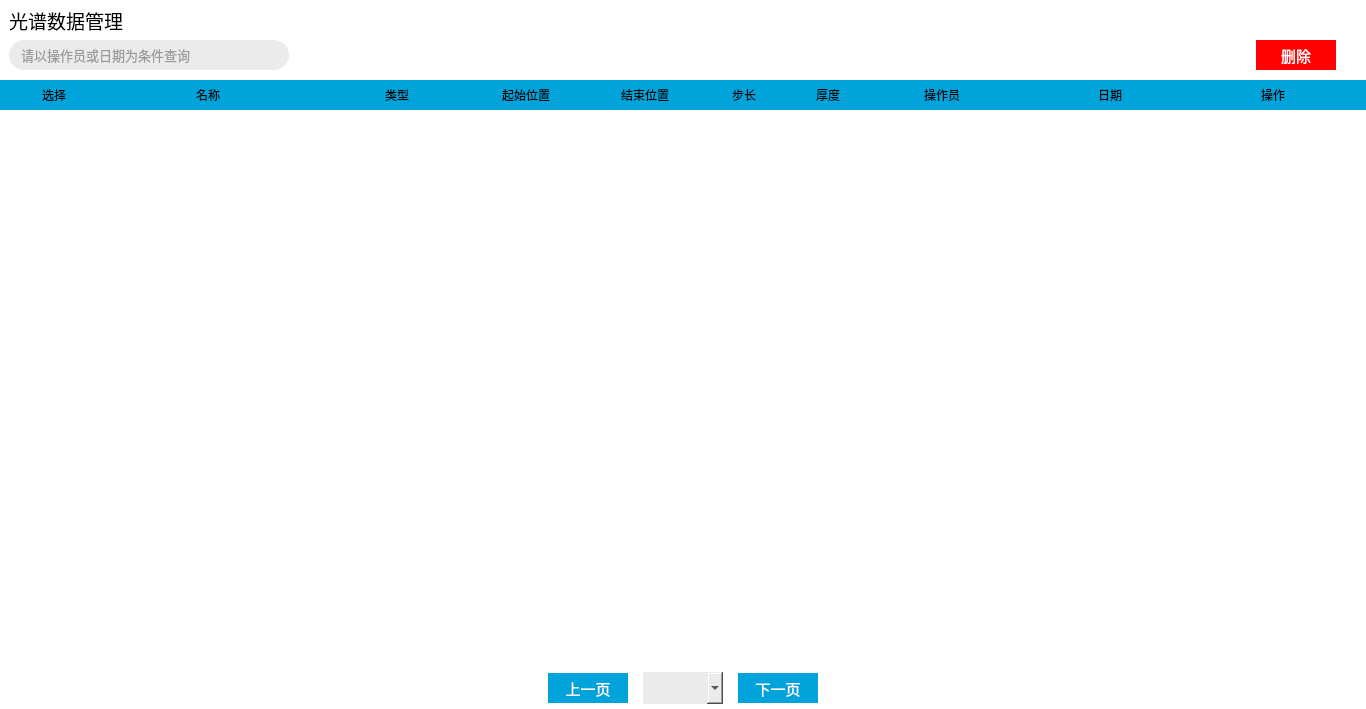
<?xml version="1.0" encoding="UTF-8"?>
<ui version="4.0">
 <class>Form</class>
 <widget class="QWidget" name="Form">
  <property name="geometry">
   <rect>
    <x>0</x>
    <y>0</y>
    <width>1366</width>
    <height>709</height>
   </rect>
  </property>
  <property name="windowTitle">
   <string>Form</string>
  </property>
  <property name="styleSheet">
   <string notr="true">QGroupBox{border:none;background-color:#FFFFFF;}
QPushButton{font-family:&quot;宋体&quot;;font-size:11pt;color:white;background:transparent;}
QCheckBox{background:transparent;margin-left:5px;}
QScrollArea{border:none;background:transparent;}
#scrollAreaWidgetContents{background-color:#FFFFFF;}
#lineSearch{background-color:#FFEBEBEB;color:#FF4D4D4D;border-radius: 15px; border: 2px; padding:0 0 0 10;}
#btnGpDataDel{background-color: rgb(255,62,62);}
#gbxGpDataTableHeader{background-color: #FF00A3DA;}
#gbxGpDataTableHeader QLabel{qproperty-alignment: 'AlignHCenter|AlignVCenter';font-size:9pt;text-align:left}
QListWidget{border:none;background:transparent;}
QListWidget::item{border-bottom:1px solid black;}
QListWidget::item .QLabel{qproperty-alignment: 'AlignHCenter|AlignVCenter';font-size:9pt;text-align:left;}
QListWidget::item .QPushButton{ font-size:9pt;}

QListWidget::item:hover{background-color:#e5f3ff;}
QListWidget::item:pressed{background-color:#cde8ff;color:#FF4D4D4D}

#btnGpDataDel{background-color: rgb(255, 2, 2);border:none;}
#btnGpDataDel:hover{background-color:rgb(255, 111, 92);}
#btnPrev{background-color:#FF00A3DA;border:none;}
#btnPrev:hover{background-color:#8F00A3DA;}
#btnNext{background-color:#FF00A3DA;border:none;}
#btnNext:hover{background-color:#8F00A3DA;}

QScrollBar{border:none;background:transparent;}
QScrollBar:vertical {width: 5px;}
QScrollBar:vertical{width:5px;background:#FFFFFF; margin:0px,0px,0px,0px;padding-top:0px;padding-bottom:0px;}
QScrollBar::handle:vertical{width:5px;background:transparent;border-radius:4px;min-height:60;}
QScrollBar::handle:vertical:hover{width:5px;background:rgba(0,0,0,20%);border-radius:4px;min-height:60;}
QScrollBar::add-line:vertical{height:0px;width:0px;subcontrol-position:bottom;}
QScrollBar::sub-line:vertical{height:0px;width:0px;subcontrol-position:top;}
QScrollBar::add-line:vertical:hover{height:0px;width:0px;subcontrol-position:bottom;}
QScrollBar::sub-line:vertical:hover{height:0px;width:0px;subcontrol-position:top;}
QScrollBar::sub-page:vertical{background: none;}
QScrollBar::add-page:vertical{background: none;}

QCheckBox{background:transparent;}
QCheckBox::indicator { width: 20px;height: 20px;}
QCheckBox::indicator:checked { image: url(./Res/checkbox-checked.png); } 
QCheckBox::indicator:unchecked {image: url(./Res/checkbox-unchecked.png);}
#optView{color:#4454a6;}
#optExport{color:#0ab363;}
#optDel{color:#e54356;}
</string>
  </property>
  <layout class="QVBoxLayout" name="verticalLayout">
   <property name="spacing">
    <number>0</number>
   </property>
   <property name="leftMargin">
    <number>0</number>
   </property>
   <property name="topMargin">
    <number>0</number>
   </property>
   <property name="rightMargin">
    <number>0</number>
   </property>
   <property name="bottomMargin">
    <number>0</number>
   </property>
   <item>
    <widget class="QGroupBox" name="groupBox_12">
     <property name="minimumSize">
      <size>
       <width>0</width>
       <height>80</height>
      </size>
     </property>
     <property name="maximumSize">
      <size>
       <width>16777215</width>
       <height>80</height>
      </size>
     </property>
     <property name="title">
      <string/>
     </property>
     <layout class="QHBoxLayout" name="horizontalLayout_15">
      <property name="spacing">
       <number>0</number>
      </property>
      <property name="leftMargin">
       <number>0</number>
      </property>
      <property name="topMargin">
       <number>0</number>
      </property>
      <property name="rightMargin">
       <number>0</number>
      </property>
      <property name="bottomMargin">
       <number>0</number>
      </property>
      <item>
       <layout class="QGridLayout" name="gridLayout_4">
        <property name="leftMargin">
         <number>9</number>
        </property>
        <property name="rightMargin">
         <number>30</number>
        </property>
        <property name="bottomMargin">
         <number>10</number>
        </property>
        <item row="0" column="0">
         <widget class="QLabel" name="label_4">
          <property name="minimumSize">
           <size>
            <width>0</width>
            <height>40</height>
           </size>
          </property>
          <property name="maximumSize">
           <size>
            <width>16777215</width>
            <height>40</height>
           </size>
          </property>
          <property name="font">
           <font>
            <family>宋体</family>
            <pointsize>14</pointsize>
           </font>
          </property>
          <property name="styleSheet">
           <string notr="true"/>
          </property>
          <property name="text">
           <string>光谱数据管理</string>
          </property>
         </widget>
        </item>
        <item row="1" column="1">
         <spacer name="horizontalSpacer_2">
          <property name="orientation">
           <enum>Qt::Horizontal</enum>
          </property>
          <property name="sizeHint" stdset="0">
           <size>
            <width>40</width>
            <height>20</height>
           </size>
          </property>
         </spacer>
        </item>
        <item row="1" column="3">
         <widget class="QPushButton" name="btnGpDataDel">
          <property name="minimumSize">
           <size>
            <width>80</width>
            <height>30</height>
           </size>
          </property>
          <property name="maximumSize">
           <size>
            <width>80</width>
            <height>30</height>
           </size>
          </property>
          <property name="font">
           <font>
            <family>宋体</family>
            <pointsize>11</pointsize>
           </font>
          </property>
          <property name="styleSheet">
           <string notr="true"/>
          </property>
          <property name="text">
           <string>删除</string>
          </property>
         </widget>
        </item>
        <item row="1" column="0">
         <widget class="QLineEdit" name="lineSearch">
          <property name="minimumSize">
           <size>
            <width>280</width>
            <height>30</height>
           </size>
          </property>
          <property name="maximumSize">
           <size>
            <width>280</width>
            <height>30</height>
           </size>
          </property>
          <property name="font">
           <font>
            <family>Arial</family>
            <pointsize>10</pointsize>
           </font>
          </property>
          <property name="tabletTracking">
           <bool>false</bool>
          </property>
          <property name="styleSheet">
           <string notr="true"/>
          </property>
          <property name="inputMask">
           <string/>
          </property>
          <property name="maxLength">
           <number>32767</number>
          </property>
          <property name="echoMode">
           <enum>QLineEdit::Normal</enum>
          </property>
          <property name="cursorPosition">
           <number>0</number>
          </property>
          <property name="placeholderText">
           <string>请以操作员或日期为条件查询</string>
          </property>
          <property name="clearButtonEnabled">
           <bool>false</bool>
          </property>
         </widget>
        </item>
        <item row="1" column="2">
         <widget class="QLabel" name="label_6">
          <property name="minimumSize">
           <size>
            <width>15</width>
            <height>0</height>
           </size>
          </property>
          <property name="maximumSize">
           <size>
            <width>15</width>
            <height>16777215</height>
           </size>
          </property>
          <property name="text">
           <string/>
          </property>
         </widget>
        </item>
       </layout>
      </item>
     </layout>
    </widget>
   </item>
   <item>
    <widget class="QGroupBox" name="groupBox_11">
     <property name="styleSheet">
      <string notr="true"/>
     </property>
     <property name="title">
      <string/>
     </property>
     <layout class="QHBoxLayout" name="horizontalLayout_9">
      <property name="spacing">
       <number>0</number>
      </property>
      <property name="leftMargin">
       <number>0</number>
      </property>
      <property name="topMargin">
       <number>0</number>
      </property>
      <property name="rightMargin">
       <number>0</number>
      </property>
      <property name="bottomMargin">
       <number>0</number>
      </property>
      <item>
       <widget class="QGroupBox" name="gbxContent">
        <property name="styleSheet">
         <string notr="true"/>
        </property>
        <property name="title">
         <string/>
        </property>
        <layout class="QVBoxLayout" name="verticalLayout_3">
         <property name="spacing">
          <number>0</number>
         </property>
         <property name="leftMargin">
          <number>0</number>
         </property>
         <property name="topMargin">
          <number>0</number>
         </property>
         <property name="rightMargin">
          <number>0</number>
         </property>
         <property name="bottomMargin">
          <number>0</number>
         </property>
         <item>
          <widget class="QScrollArea" name="scrollArea">
           <property name="verticalScrollBarPolicy">
            <enum>Qt::ScrollBarAlwaysOff</enum>
           </property>
           <property name="widgetResizable">
            <bool>true</bool>
           </property>
           <widget class="QWidget" name="scrollAreaWidgetContents">
            <property name="geometry">
             <rect>
              <x>0</x>
              <y>0</y>
              <width>1366</width>
              <height>587</height>
             </rect>
            </property>
            <layout class="QVBoxLayout" name="verticalLayout_2">
             <property name="spacing">
              <number>0</number>
             </property>
             <property name="leftMargin">
              <number>0</number>
             </property>
             <property name="topMargin">
              <number>0</number>
             </property>
             <property name="rightMargin">
              <number>0</number>
             </property>
             <property name="bottomMargin">
              <number>0</number>
             </property>
             <item>
              <widget class="QGroupBox" name="gbxGpDataTableHeader">
               <property name="minimumSize">
                <size>
                 <width>0</width>
                 <height>30</height>
                </size>
               </property>
               <property name="maximumSize">
                <size>
                 <width>16777215</width>
                 <height>30</height>
                </size>
               </property>
               <property name="styleSheet">
                <string notr="true"/>
               </property>
               <property name="title">
                <string/>
               </property>
               <layout class="QHBoxLayout" name="horizontalLayout">
                <property name="spacing">
                 <number>0</number>
                </property>
                <property name="leftMargin">
                 <number>0</number>
                </property>
                <property name="topMargin">
                 <number>0</number>
                </property>
                <property name="rightMargin">
                 <number>5</number>
                </property>
                <property name="bottomMargin">
                 <number>0</number>
                </property>
                <item>
                 <widget class="QLabel" name="label_10">
                  <property name="minimumSize">
                   <size>
                    <width>30</width>
                    <height>0</height>
                   </size>
                  </property>
                  <property name="maximumSize">
                   <size>
                    <width>30</width>
                    <height>16777215</height>
                   </size>
                  </property>
                  <property name="text">
                   <string>选择</string>
                  </property>
                  <property name="alignment">
                   <set>Qt::AlignCenter</set>
                  </property>
                 </widget>
                </item>
                <item>
                 <widget class="QLabel" name="label_5">
                  <property name="minimumSize">
                   <size>
                    <width>200</width>
                    <height>0</height>
                   </size>
                  </property>
                  <property name="maximumSize">
                   <size>
                    <width>200</width>
                    <height>16777215</height>
                   </size>
                  </property>
                  <property name="styleSheet">
                   <string notr="true"/>
                  </property>
                  <property name="text">
                   <string>名称</string>
                  </property>
                  <property name="alignment">
                   <set>Qt::AlignCenter</set>
                  </property>
                 </widget>
                </item>
                <item>
                 <widget class="QLabel" name="label_9">
                  <property name="minimumSize">
                   <size>
                    <width>100</width>
                    <height>0</height>
                   </size>
                  </property>
                  <property name="maximumSize">
                   <size>
                    <width>100</width>
                    <height>16777215</height>
                   </size>
                  </property>
                  <property name="styleSheet">
                   <string notr="true"/>
                  </property>
                  <property name="text">
                   <string>类型</string>
                  </property>
                  <property name="alignment">
                   <set>Qt::AlignCenter</set>
                  </property>
                 </widget>
                </item>
                <item>
                 <widget class="QLabel" name="label">
                  <property name="minimumSize">
                   <size>
                    <width>80</width>
                    <height>0</height>
                   </size>
                  </property>
                  <property name="maximumSize">
                   <size>
                    <width>80</width>
                    <height>16777215</height>
                   </size>
                  </property>
                  <property name="layoutDirection">
                   <enum>Qt::LeftToRight</enum>
                  </property>
                  <property name="text">
                   <string>起始位置</string>
                  </property>
                  <property name="alignment">
                   <set>Qt::AlignCenter</set>
                  </property>
                 </widget>
                </item>
                <item>
                 <widget class="QLabel" name="label_2">
                  <property name="minimumSize">
                   <size>
                    <width>80</width>
                    <height>0</height>
                   </size>
                  </property>
                  <property name="maximumSize">
                   <size>
                    <width>80</width>
                    <height>16777215</height>
                   </size>
                  </property>
                  <property name="text">
                   <string>结束位置</string>
                  </property>
                  <property name="alignment">
                   <set>Qt::AlignCenter</set>
                  </property>
                 </widget>
                </item>
                <item>
                 <widget class="QLabel" name="label_3">
                  <property name="minimumSize">
                   <size>
                    <width>40</width>
                    <height>0</height>
                   </size>
                  </property>
                  <property name="maximumSize">
                   <size>
                    <width>40</width>
                    <height>16777215</height>
                   </size>
                  </property>
                  <property name="text">
                   <string>步长</string>
                  </property>
                  <property name="alignment">
                   <set>Qt::AlignCenter</set>
                  </property>
                 </widget>
                </item>
                <item>
                 <widget class="QLabel" name="label_7">
                  <property name="minimumSize">
                   <size>
                    <width>50</width>
                    <height>0</height>
                   </size>
                  </property>
                  <property name="maximumSize">
                   <size>
                    <width>50</width>
                    <height>16777215</height>
                   </size>
                  </property>
                  <property name="text">
                   <string>厚度</string>
                  </property>
                  <property name="alignment">
                   <set>Qt::AlignCenter</set>
                  </property>
                 </widget>
                </item>
                <item>
                 <widget class="QLabel" name="label_8">
                  <property name="minimumSize">
                   <size>
                    <width>100</width>
                    <height>0</height>
                   </size>
                  </property>
                  <property name="maximumSize">
                   <size>
                    <width>100</width>
                    <height>16777215</height>
                   </size>
                  </property>
                  <property name="text">
                   <string>操作员</string>
                  </property>
                  <property name="alignment">
                   <set>Qt::AlignCenter</set>
                  </property>
                 </widget>
                </item>
                <item>
                 <widget class="QLabel" name="label_13">
                  <property name="minimumSize">
                   <size>
                    <width>158</width>
                    <height>0</height>
                   </size>
                  </property>
                  <property name="maximumSize">
                   <size>
                    <width>158</width>
                    <height>16777215</height>
                   </size>
                  </property>
                  <property name="styleSheet">
                   <string notr="true"/>
                  </property>
                  <property name="text">
                   <string>日期</string>
                  </property>
                  <property name="alignment">
                   <set>Qt::AlignCenter</set>
                  </property>
                 </widget>
                </item>
                <item>
                 <widget class="QLabel" name="lblOpt">
                  <property name="minimumSize">
                   <size>
                    <width>90</width>
                    <height>0</height>
                   </size>
                  </property>
                  <property name="maximumSize">
                   <size>
                    <width>90</width>
                    <height>16777215</height>
                   </size>
                  </property>
                  <property name="sizeIncrement">
                   <size>
                    <width>0</width>
                    <height>0</height>
                   </size>
                  </property>
                  <property name="text">
                   <string>操作</string>
                  </property>
                  <property name="alignment">
                   <set>Qt::AlignCenter</set>
                  </property>
                 </widget>
                </item>
               </layout>
              </widget>
             </item>
             <item>
              <widget class="QListWidget" name="listWidgetGpData">
               <property name="focusPolicy">
                <enum>Qt::ClickFocus</enum>
               </property>
               <property name="styleSheet">
                <string notr="true"/>
               </property>
               <property name="verticalScrollBarPolicy">
                <enum>Qt::ScrollBarAlwaysOn</enum>
               </property>
               <property name="editTriggers">
                <set>QAbstractItemView::NoEditTriggers</set>
               </property>
               <property name="selectionMode">
                <enum>QAbstractItemView::NoSelection</enum>
               </property>
               <property name="selectionBehavior">
                <enum>QAbstractItemView::SelectRows</enum>
               </property>
              </widget>
             </item>
            </layout>
           </widget>
          </widget>
         </item>
         <item>
          <widget class="QGroupBox" name="groupBox">
           <property name="title">
            <string/>
           </property>
           <layout class="QHBoxLayout" name="horizontalLayout_2">
            <property name="spacing">
             <number>15</number>
            </property>
            <property name="leftMargin">
             <number>0</number>
            </property>
            <property name="topMargin">
             <number>5</number>
            </property>
            <property name="rightMargin">
             <number>0</number>
            </property>
            <property name="bottomMargin">
             <number>5</number>
            </property>
            <item>
             <spacer name="horizontalSpacer">
              <property name="orientation">
               <enum>Qt::Horizontal</enum>
              </property>
              <property name="sizeHint" stdset="0">
               <size>
                <width>40</width>
                <height>20</height>
               </size>
              </property>
             </spacer>
            </item>
            <item>
             <widget class="QPushButton" name="btnPrev">
              <property name="minimumSize">
               <size>
                <width>80</width>
                <height>30</height>
               </size>
              </property>
              <property name="maximumSize">
               <size>
                <width>80</width>
                <height>30</height>
               </size>
              </property>
              <property name="text">
               <string>上一页</string>
              </property>
             </widget>
            </item>
            <item>
             <widget class="QComboBox" name="cbxPages">
              <property name="minimumSize">
               <size>
                <width>80</width>
                <height>32</height>
               </size>
              </property>
              <property name="maximumSize">
               <size>
                <width>80</width>
                <height>32</height>
               </size>
              </property>
              <property name="sizeIncrement">
               <size>
                <width>0</width>
                <height>0</height>
               </size>
              </property>
              <property name="styleSheet">
               <string notr="true">background-color: #FFEBEBEB; border:none;</string>
              </property>
              <property name="editable">
               <bool>false</bool>
              </property>
              <property name="currentText">
               <string/>
              </property>
              <property name="placeholderText">
               <string/>
              </property>
             </widget>
            </item>
            <item>
             <widget class="QPushButton" name="btnNext">
              <property name="minimumSize">
               <size>
                <width>80</width>
                <height>30</height>
               </size>
              </property>
              <property name="maximumSize">
               <size>
                <width>80</width>
                <height>30</height>
               </size>
              </property>
              <property name="text">
               <string>下一页</string>
              </property>
             </widget>
            </item>
            <item>
             <spacer name="horizontalSpacer_3">
              <property name="orientation">
               <enum>Qt::Horizontal</enum>
              </property>
              <property name="sizeHint" stdset="0">
               <size>
                <width>40</width>
                <height>20</height>
               </size>
              </property>
             </spacer>
            </item>
           </layout>
          </widget>
         </item>
        </layout>
       </widget>
      </item>
     </layout>
    </widget>
   </item>
  </layout>
 </widget>
 <resources/>
 <connections/>
</ui>
